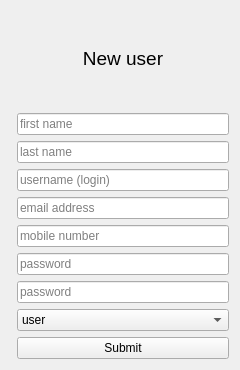
<?xml version="1.0" encoding="UTF-8"?>
<ui version="4.0">
 <class>Form</class>
 <widget class="QWidget" name="Form">
  <property name="geometry">
   <rect>
    <x>0</x>
    <y>0</y>
    <width>240</width>
    <height>370</height>
   </rect>
  </property>
  <property name="windowTitle">
   <string>Form</string>
  </property>
  <layout class="QFormLayout" name="formLayout">
   <item row="9" column="1">
    <widget class="QLineEdit" name="lineEdit">
     <property name="echoMode">
      <enum>QLineEdit::Password</enum>
     </property>
     <property name="placeholderText">
      <string>password</string>
     </property>
    </widget>
   </item>
   <item row="11" column="1">
    <widget class="QPushButton" name="Submit_Button">
     <property name="text">
      <string>Submit</string>
     </property>
    </widget>
   </item>
   <item row="8" column="1">
    <widget class="QLineEdit" name="lineEdit_2">
     <property name="echoMode">
      <enum>QLineEdit::Password</enum>
     </property>
     <property name="placeholderText">
      <string>password</string>
     </property>
    </widget>
   </item>
   <item row="6" column="1">
    <widget class="QLineEdit" name="lineEdit_3">
     <property name="placeholderText">
      <string>email address</string>
     </property>
    </widget>
   </item>
   <item row="5" column="1">
    <widget class="QLineEdit" name="lineEdit_4">
     <property name="placeholderText">
      <string>username (login)</string>
     </property>
    </widget>
   </item>
   <item row="0" column="1">
    <spacer name="verticalSpacer">
     <property name="orientation">
      <enum>Qt::Vertical</enum>
     </property>
     <property name="sizeHint" stdset="0">
      <size>
       <width>20</width>
       <height>40</height>
      </size>
     </property>
    </spacer>
   </item>
   <item row="1" column="1">
    <widget class="QLabel" name="label">
     <property name="font">
      <font>
       <pointsize>14</pointsize>
      </font>
     </property>
     <property name="text">
      <string>New user</string>
     </property>
     <property name="alignment">
      <set>Qt::AlignCenter</set>
     </property>
    </widget>
   </item>
   <item row="2" column="1">
    <spacer name="verticalSpacer_2">
     <property name="orientation">
      <enum>Qt::Vertical</enum>
     </property>
     <property name="sizeHint" stdset="0">
      <size>
       <width>20</width>
       <height>40</height>
      </size>
     </property>
    </spacer>
   </item>
   <item row="7" column="1">
    <widget class="QLineEdit" name="lineEdit_5">
     <property name="placeholderText">
      <string>mobile number</string>
     </property>
    </widget>
   </item>
   <item row="4" column="1">
    <widget class="QLineEdit" name="lineEdit_6">
     <property name="placeholderText">
      <string>last name</string>
     </property>
    </widget>
   </item>
   <item row="3" column="1">
    <widget class="QLineEdit" name="lineEdit_7">
     <property name="placeholderText">
      <string>first name</string>
     </property>
    </widget>
   </item>
   <item row="10" column="1">
    <widget class="QComboBox" name="comboBox">
     <item>
      <property name="text">
       <string>user</string>
      </property>
     </item>
     <item>
      <property name="text">
       <string>administrator</string>
      </property>
     </item>
    </widget>
   </item>
  </layout>
 </widget>
 <resources/>
 <connections/>
</ui>
